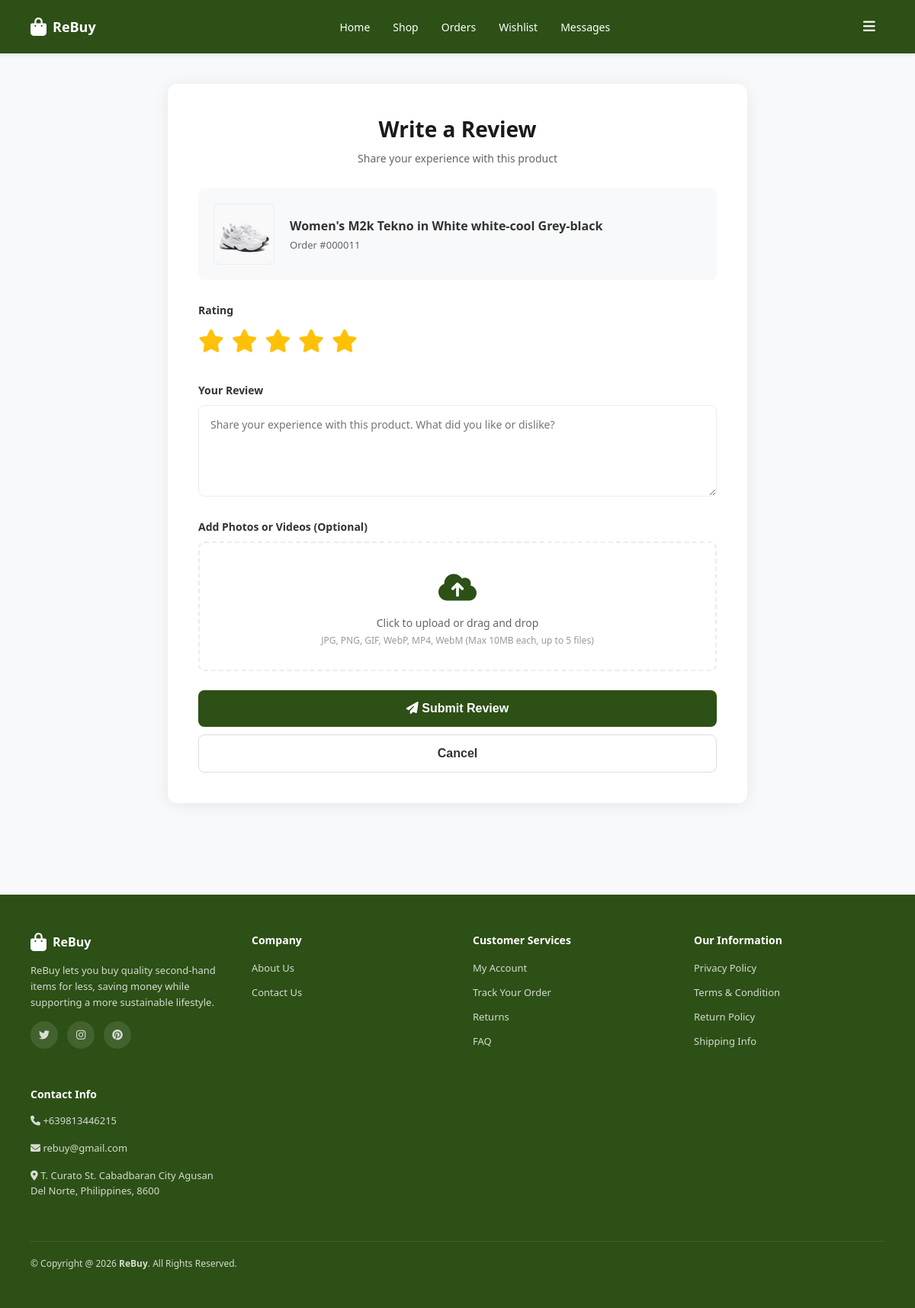
Page /php/write_review.php?order_id=11 (signed in) on the committed database.
### tables this page shows
CREATE TABLE `order_items` (
  `id` int(11) NOT NULL,
  `order_id` int(11) NOT NULL,
  `product_id` int(11) NOT NULL,
  `quantity` int(11) NOT NULL,
  `price` decimal(10,2) NOT NULL
);

CREATE TABLE `products` (
  `id` int(11) NOT NULL,
  `seller_id` int(11) NOT NULL DEFAULT 1,
  `name` varchar(255) NOT NULL,
  `description` text DEFAULT NULL,
  `price` decimal(10,2) NOT NULL,
  `stock` int(11) DEFAULT 0,
  `original_price` decimal(10,2) DEFAULT NULL,
  `category` varchar(100) DEFAULT NULL,
  `image_url` varchar(255) DEFAULT NULL,
  `stock_quantity` int(11) DEFAULT 0,
  `status` enum('active','inactive','out_of_stock') DEFAULT 'active',
  `rating` float DEFAULT 0,
  `created_at` timestamp NOT NULL DEFAULT current_timestamp(),
  `updated_at` timestamp NOT NULL DEFAULT current_timestamp() ON UPDATE current_timestamp()
);

### php/write_review.php (the view, shortened to what this page needs)
<?php
require_once 'db.php';
$user_id = $_SESSION['user_id'];
$order_id = $_GET['order_id'] ?? 0;
$stmt = $conn->prepare("
    SELECT o.*, oi.product_id, p.name as product_name, p.image_url as product_image, p.seller_id
    FROM orders o
    JOIN order_items oi ON o.id = oi.order_id
    JOIN products p ON oi.product_id = p.id
    WHERE o.id = ? AND o.user_id = ?
    LIMIT 1
");
$stmt->bind_param("ii", $order_id, $user_id);
$stmt->execute();
$result = $stmt->get_result();
$order = $result->fetch_assoc();
?>
<!DOCTYPE html>
<html lang="en">
<head>
    <link rel="stylesheet" href="https://cdnjs.cloudflare.com/ajax/libs/font-awesome/6.5.0/css/all.min.css">
    <link rel="stylesheet" href="../css/header-footer.css">
</head>
<body>
    <?php include '_header.php'; ?>
    <div class="page-wrapper">
        <div class="review-page">
            <div class="review-container">
                <div class="page-header">
                    <h1>Write a Review</h1>
                    <p>Share your experience with this product</p>
                </div>
                <div class="product-preview">
                    <img src="<?php echo !empty($order['product_image']) ? '../' . htmlspecialchars($order['product_image']) : 'https://images.unsplash.com/photo-1586023492125-27b2c045efd7?ixlib=rb-4.0.3&auto=format&fit=crop&w=100&q=80'; ?>" alt="<?php echo htmlspecialchars($order['product_name']); ?>">
                    <div class="product-preview-info">
                        <h3><?php echo htmlspecialchars($order['product_name']); ?></h3>
                        <p>Order #<?php echo str_pad($order_id, 6, '0', STR_PAD_LEFT); ?></p>
                    </div>
                </div>
                <form method="POST" action="add_review.php" enctype="multipart/form-data" id="reviewForm">
                    <div class="form-group">
                        <label>Rating</label>
                        <div class="rating-input">
                            <label data-rating="1" onclick="setRating(1)"><i class="fas fa-star"></i></label>
                            <label data-rating="2" onclick="setRating(2)"><i class="fas fa-star"></i></label>
                            <label data-rating="3" onclick="setRating(3)"><i class="fas fa-star"></i></label>
                            <label data-rating="4" onclick="setRating(4)"><i class="fas fa-star"></i></label>
                            <label data-rating="5" onclick="setRating(5)"><i class="fas fa-star"></i></label>
                        </div>
                    </div>
                    <div class="form-group">
                        <label for="comment">Your Review</label>
                        <textarea id="comment" name="comment" placeholder="Share your experience with this product. What did you like or dislike?" required></textarea>
                    </div>
                    <div class="form-group">
                        <label>Add Photos or Videos (Optional)</label>
                        <div class="file-upload" onclick="document.getElementById('review_media').click();">
                            <div class="file-upload-icon">
                                <i class="fas fa-cloud-upload-alt"></i>
                            </div>
                            <div class="file-upload-text">Click to upload or drag and drop</div>
                            <div class="file-upload-hint">JPG, PNG, GIF, WebP, MP4, WebM (Max 10MB each, up to 5 files)</div>
                        </div>
                    </div>
                    <button type="submit" class="btn-submit">
                        <i class="fas fa-paper-plane"></i> Submit Review
                    </button>
                    <button type="button" class="btn-cancel" onclick="window.location.href='settings.php#orders'">
                        Cancel
                    </button>
                </form>
            </div>
        </div>
    </div>
    <footer>
        <div class="footer-container">
            <div class="footer-content">
                <div class="footer-section">
                    <div class="footer-logo">
                        <i class="fas fa-shopping-bag"></i>
                        <span>ReBuy</span>
                    </div>
                    <p class="footer-text">ReBuy lets you buy quality second-hand items for less, saving money while supporting a more sustainable lifestyle.</p>
                    <div class="social-links">
                        <a href="#"><i class="fab fa-twitter"></i></a>
                        <a href="#"><i class="fab fa-instagram"></i></a>
                        <a href="#"><i class="fab fa-pinterest"></i></a>
                    </div>
                </div>
                <div class="footer-section">
                    <h3>Company</h3>
                    <ul>
                        <li><a href="about_us.php">About Us</a></li>
                        <li><a href="#">Contact Us</a></li>
                    </ul>
                </div>
                <div class="footer-section">
                    <h3>Customer Services</h3>
                    <ul>
                        <li><a href="settings.php">My Account</a></li>
                        <li><a href="track_order.php">Track Your Order</a></li>
                        <li><a href="#">Returns</a></li>
                        <li><a href="#">FAQ</a></li>
                    </ul>
                </div>
                <div class="footer-section">
                    <h3>Our Information</h3>
                    <ul>
                        <li><a href="#">Privacy Policy</a></li>
                        <li><a href="#">Terms & Condition</a></li>
                        <li><a href="#">Return Policy</a></li>
                        <li><a href="#">Shipping Info</a></li>
                    </ul>
                </div>
                <div class="footer-section">
                    <h3>Contact Info</h3>
                    <p class="footer-text"><i class="fas fa-phone"></i> +639813446215</p>
                    <p class="footer-text"><i class="fa-solid fa-envelope"></i> rebuy@gmail.com</p>
                    <p class="footer-text"><i class="fa-solid fa-location-dot"></i> T. Curato St. Cabadbaran City Agusan Del Norte, Philippines, 8600</p>
                </div>
            </div>
            <div class="footer-bottom">
                <p>&copy; Copyright @ 2026 <strong>ReBuy</strong>. All Rights Reserved.</p>
            </div>
        </div>
    </footer>
</body>
</html>

### css/header-footer.css (style rules this page uses)
:root { --primary-color: #2d5016; --secondary-color: #f4c430; --text-dark: #333; --text-light: #666; --bg-light: #f5f5f5; --border-color: #e0e0e0; }
* { margin: 0; padding: 0; box-sizing: border-box; }
body { font-family: 'Segoe UI', Tahoma, Geneva, Verdana, sans-serif; background-color: var(--bg-light); color: var(--text-dark); }
footer { background: var(--primary-color); color: white; padding: 50px 40px; margin-top: 80px; }
.footer-container { max-width: 1400px; margin: 0 auto; }
.footer-content { display: grid; grid-template-columns: repeat(auto-fit, minmax(250px, 1fr)); gap: 40px; margin-bottom: 40px; }
.footer-section h3 { margin-bottom: 15px; font-size: 14px; font-weight: 600; }
.footer-section ul { list-style: none; }
.footer-section ul li { margin-bottom: 10px; }
.footer-section a { color: rgba(255,255,255,0.8); text-decoration: none; font-size: 13px; transition: color 0.3s; }
.footer-logo { display: flex; align-items: center; gap: 8px; margin-bottom: 15px; font-size: 16px; font-weight: bold; }
.footer-logo i { font-size: 24px; }
.footer-text { font-size: 13px; color: rgba(255,255,255,0.8); line-height: 1.6; margin-bottom: 15px; }
.social-links { display: flex; gap: 12px; }
.social-links a { width: 36px; height: 36px; border-radius: 50%; background: rgba(255,255,255,0.1); display: flex; align-items: center; justify-content: center; font-size: 14px; transition: background 0.3s; }
.footer-bottom { border-top: 1px solid rgba(255,255,255,0.1); padding-top: 20px; display: flex; justify-content: space-between; align-items: center; font-size: 12px; color: rgba(255,255,255,0.8); }

### php/write_review.php (style rules this page uses)
* { margin: 0; padding: 0; box-sizing: border-box; }
body { font-family: 'Segoe UI', Tahoma, Geneva, Verdana, sans-serif; background: #f8f9fa; color: #333; }
.page-wrapper { min-height: 100vh; }
.review-page { max-width: 800px; margin: 0 auto; padding: 40px 20px; }
.review-container { background: white; padding: 40px; border-radius: 12px; box-shadow: 0 2px 20px rgba(0,0,0,0.08); }
.page-header { text-align: center; margin-bottom: 30px; }
.page-header h1 { font-size: 28px; color: #1a1a1a; margin-bottom: 10px; }
.page-header p { color: #666; font-size: 14px; }
.product-preview { display: flex; align-items: center; gap: 20px; padding: 20px; background: #f8f9fa; border-radius: 8px; margin-bottom: 30px; }
.product-preview img { width: 80px; height: 80px; border-radius: 8px; object-fit: cover; border: 1px solid #e9ecef; }
.product-preview-info h3 { font-size: 16px; color: #333; margin-bottom: 5px; }
.product-preview-info p { font-size: 13px; color: #666; }
.form-group { margin-bottom: 25px; }
.form-group label { display: block; font-size: 14px; font-weight: 600; color: #333; margin-bottom: 10px; }
.rating-input { display: flex; gap: 10px; }
.rating-input label { font-size: 30px; color: #ddd; cursor: pointer; transition: color 0.3s; }
.rating-input label:hover, .rating-input label.active { color: #ffc107; }
textarea { width: 100%; padding: 15px; border: 1px solid #e9ecef; border-radius: 8px; font-size: 14px; font-family: inherit; resize: vertical; min-height: 120px; }
.file-upload { border: 2px dashed #e9ecef; border-radius: 8px; padding: 30px; text-align: center; cursor: pointer; transition: all 0.3s; }
.file-upload-icon { font-size: 40px; color: #2d5016; margin-bottom: 10px; }
.file-upload-text { font-size: 14px; color: #666; margin-bottom: 5px; }
.file-upload-hint { font-size: 12px; color: #999; }
.btn-submit { background: #2d5016; color: white; border: none; padding: 15px 40px; border-radius: 8px; font-size: 16px; font-weight: 600; cursor: pointer; transition: background 0.3s; width: 100%; }
.btn-cancel { background: white; color: #333; border: 1px solid #ddd; padding: 15px 40px; border-radius: 8px; font-size: 16px; font-weight: 600; cursor: pointer; transition: all 0.3s; width: 100%; margin-top: 10px; }

### rows in the picture
order_items: product.image_url (picture), product.name "Women's M2k Tekno in White white-cool Grey-black"

### other values in the picture
str_pad($order_id, 6, '0', STR_PAD_LEFT) "000011"
